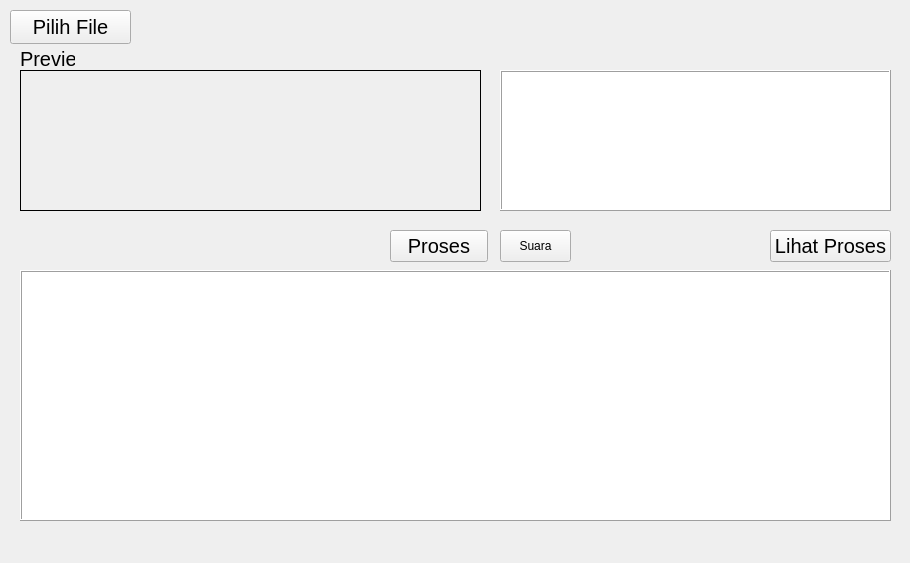
<?xml version="1.0" encoding="UTF-8"?>
<ui version="4.0">
 <class>MainWindow</class>
 <widget class="QMainWindow" name="MainWindow">
  <property name="geometry">
   <rect>
    <x>0</x>
    <y>0</y>
    <width>910</width>
    <height>563</height>
   </rect>
  </property>
  <property name="windowTitle">
   <string>Pengenalan Huruf Braille</string>
  </property>
  <widget class="QWidget" name="centralwidget">
   <widget class="QPushButton" name="inputfoto">
    <property name="enabled">
     <bool>true</bool>
    </property>
    <property name="geometry">
     <rect>
      <x>390</x>
      <y>230</y>
      <width>98</width>
      <height>32</height>
     </rect>
    </property>
    <property name="sizePolicy">
     <sizepolicy hsizetype="Minimum" vsizetype="Fixed">
      <horstretch>0</horstretch>
      <verstretch>0</verstretch>
     </sizepolicy>
    </property>
    <property name="baseSize">
     <size>
      <width>0</width>
      <height>0</height>
     </size>
    </property>
    <property name="font">
     <font>
      <pointsize>15</pointsize>
     </font>
    </property>
    <property name="text">
     <string>Proses</string>
    </property>
   </widget>
   <widget class="QPushButton" name="pilihfile">
    <property name="geometry">
     <rect>
      <x>10</x>
      <y>10</y>
      <width>121</width>
      <height>34</height>
     </rect>
    </property>
    <property name="font">
     <font>
      <pointsize>15</pointsize>
     </font>
    </property>
    <property name="text">
     <string>Pilih File</string>
    </property>
   </widget>
   <widget class="QLabel" name="label">
    <property name="geometry">
     <rect>
      <x>20</x>
      <y>50</y>
      <width>55</width>
      <height>18</height>
     </rect>
    </property>
    <property name="font">
     <font>
      <pointsize>15</pointsize>
     </font>
    </property>
    <property name="text">
     <string>Preview</string>
    </property>
   </widget>
   <widget class="QLabel" name="tampilfl">
    <property name="geometry">
     <rect>
      <x>20</x>
      <y>70</y>
      <width>461</width>
      <height>141</height>
     </rect>
    </property>
    <property name="frameShape">
     <enum>QFrame::Box</enum>
    </property>
    <property name="text">
     <string/>
    </property>
    <property name="scaledContents">
     <bool>false</bool>
    </property>
    <property name="alignment">
     <set>Qt::AlignCenter</set>
    </property>
   </widget>
   <widget class="QLabel" name="namafl">
    <property name="geometry">
     <rect>
      <x>140</x>
      <y>20</y>
      <width>751</width>
      <height>16</height>
     </rect>
    </property>
    <property name="text">
     <string/>
    </property>
   </widget>
   <widget class="QTextBrowser" name="textBrowser">
    <property name="geometry">
     <rect>
      <x>500</x>
      <y>70</y>
      <width>391</width>
      <height>141</height>
     </rect>
    </property>
    <property name="font">
     <font>
      <family>Arial</family>
      <pointsize>20</pointsize>
      <weight>75</weight>
      <bold>true</bold>
     </font>
    </property>
    <property name="frameShape">
     <enum>QFrame::Box</enum>
    </property>
    <property name="frameShadow">
     <enum>QFrame::Raised</enum>
    </property>
   </widget>
   <widget class="QTableView" name="tableView">
    <property name="geometry">
     <rect>
      <x>20</x>
      <y>270</y>
      <width>871</width>
      <height>251</height>
     </rect>
    </property>
    <property name="frameShape">
     <enum>QFrame::Box</enum>
    </property>
    <property name="frameShadow">
     <enum>QFrame::Raised</enum>
    </property>
   </widget>
   <widget class="QPushButton" name="pushButton">
    <property name="enabled">
     <bool>true</bool>
    </property>
    <property name="geometry">
     <rect>
      <x>770</x>
      <y>230</y>
      <width>121</width>
      <height>32</height>
     </rect>
    </property>
    <property name="font">
     <font>
      <pointsize>15</pointsize>
     </font>
    </property>
    <property name="text">
     <string>Lihat Proses</string>
    </property>
   </widget>
   <widget class="QLabel" name="gifload">
    <property name="geometry">
     <rect>
      <x>510</x>
      <y>220</y>
      <width>41</width>
      <height>41</height>
     </rect>
    </property>
    <property name="text">
     <string/>
    </property>
    <property name="scaledContents">
     <bool>true</bool>
    </property>
   </widget>
   <widget class="QPushButton" name="btnsuara">
    <property name="geometry">
     <rect>
      <x>500</x>
      <y>230</y>
      <width>71</width>
      <height>32</height>
     </rect>
    </property>
    <property name="text">
     <string>Suara</string>
    </property>
   </widget>
  </widget>
 </widget>
 <resources/>
 <connections>
  <connection>
   <sender>pilihfile</sender>
   <signal>clicked()</signal>
   <receiver>MainWindow</receiver>
   <slot>mybutton_clicked()</slot>
   <hints>
    <hint type="sourcelabel">
     <x>130</x>
     <y>36</y>
    </hint>
    <hint type="destinationlabel">
     <x>362</x>
     <y>216</y>
    </hint>
   </hints>
  </connection>
  <connection>
   <sender>inputfoto</sender>
   <signal>clicked()</signal>
   <receiver>MainWindow</receiver>
   <slot>proses_clicked()</slot>
   <hints>
    <hint type="sourcelabel">
     <x>338</x>
     <y>326</y>
    </hint>
    <hint type="destinationlabel">
     <x>330</x>
     <y>216</y>
    </hint>
   </hints>
  </connection>
  <connection>
   <sender>pushButton</sender>
   <signal>clicked()</signal>
   <receiver>MainWindow</receiver>
   <slot>lihatproses_clicked()</slot>
   <hints>
    <hint type="sourcelabel">
     <x>836</x>
     <y>75</y>
    </hint>
    <hint type="destinationlabel">
     <x>454</x>
     <y>281</y>
    </hint>
   </hints>
  </connection>
  <connection>
   <sender>btnsuara</sender>
   <signal>clicked()</signal>
   <receiver>MainWindow</receiver>
   <slot>suara_clicked()</slot>
   <hints>
    <hint type="sourcelabel">
     <x>535</x>
     <y>245</y>
    </hint>
    <hint type="destinationlabel">
     <x>454</x>
     <y>281</y>
    </hint>
   </hints>
  </connection>
 </connections>
 <slots>
  <slot>mybutton_clicked()</slot>
  <slot>proses_clicked()</slot>
  <slot>lihatproses_clicked()</slot>
  <slot>suara_clicked()</slot>
 </slots>
</ui>
